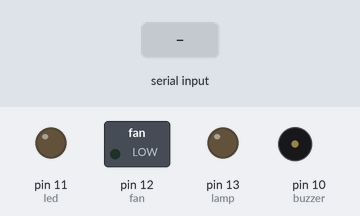
Recording of a sketch running on a simulated Arduino Uno, built with avr-gcc and run on an emulated ATmega328P. Parts: switched loads named in the sketch (green lamp = pin HIGH), output pins drawn as LEDs (lit = HIGH), buzzer (waves = sounding, pin HIGH). The inputs (shaded band) are chosen by the test bench.

Above: at 1.2 s.
1.3 s: "Sare chalu" received over Serial
At 2.6 s:
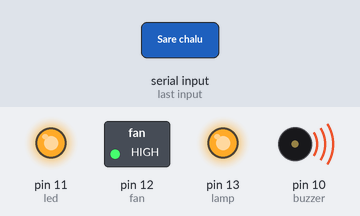
2.9 s: "Sare band" received over Serial
At 4.5 s:
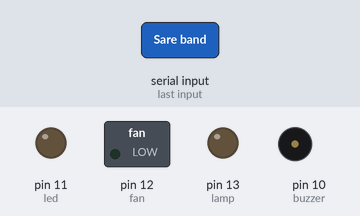
Timing chart, 0 to 6.0 s (numbered marks = the images above; inputs shaded):
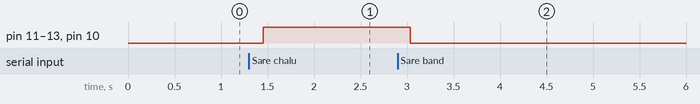

The sketch:

voiceControllingAppliance.ino
```cpp
#define lamp 13
#define fan 12
#define led 11
#define buzzer 10
String text = "";
char c;

void setup() {
  Serial.begin(9600);
  pinMode(lamp,OUTPUT);
  pinMode(fan,OUTPUT);
  pinMode(led,OUTPUT);
  pinMode(buzzer,OUTPUT);
}

void loop() {
  while(Serial.available())
  {
    c = Serial.read();
    text = text+c;
    delay(15);
  }
if(text == "Sare chalu")
{
  digitalWrite(lamp,HIGH);
  digitalWrite(fan,HIGH);
  digitalWrite(led,HIGH);
  digitalWrite(buzzer,HIGH);
}
else if(text == "Sare band")
{
  digitalWrite(lamp,LOW);
  digitalWrite(fan,LOW);
  digitalWrite(led,LOW);
  digitalWrite(buzzer,LOW);

}
text = "";
}
```

Measured:
- after the input at 1.3 s, pin 11 (led), pin 12 (fan), pin 13 (lamp), pin 10 (buzzer): LOW → HIGH after 0.15 s
- after the input at 2.9 s, pin 11 (led), pin 12 (fan), pin 13 (lamp), pin 10 (buzzer): HIGH → LOW after 0.14 s
